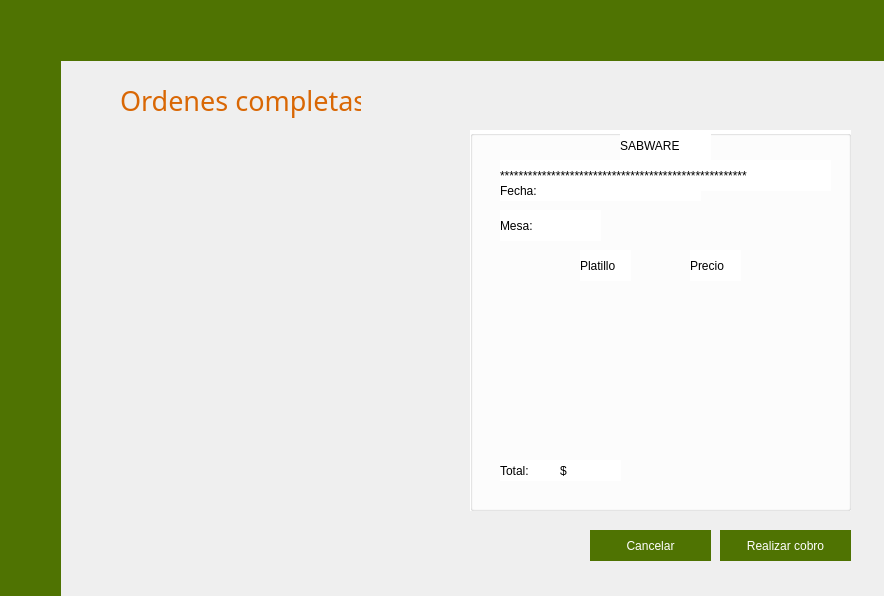
<?xml version="1.0" encoding="UTF-8"?>
<ui version="4.0">
 <class>Cajero</class>
 <widget class="QWidget" name="Cajero">
  <property name="geometry">
   <rect>
    <x>0</x>
    <y>0</y>
    <width>884</width>
    <height>596</height>
   </rect>
  </property>
  <property name="windowTitle">
   <string>Cajero</string>
  </property>
  <property name="windowIcon">
   <iconset resource="img.qrc">
    <normaloff>:/imagenes/img/Logo.png</normaloff>:/imagenes/img/Logo.png</iconset>
  </property>
  <property name="styleSheet">
   <string notr="true"/>
  </property>
  <widget class="QWidget" name="menuL" native="true">
   <property name="geometry">
    <rect>
     <x>0</x>
     <y>0</y>
     <width>61</width>
     <height>601</height>
    </rect>
   </property>
   <property name="styleSheet">
    <string notr="true">#menuL{
	background-color: #4F7302;
}</string>
   </property>
   <widget class="QPushButton" name="btnSalir">
    <property name="geometry">
     <rect>
      <x>0</x>
      <y>530</y>
      <width>61</width>
      <height>61</height>
     </rect>
    </property>
    <property name="styleSheet">
     <string notr="true">#btnSalir{
	background: none;
	border: none;
	image: url(:/imagenes/img/logOff.png);
}</string>
    </property>
    <property name="text">
     <string/>
    </property>
   </widget>
   <widget class="QPushButton" name="pushButton">
    <property name="geometry">
     <rect>
      <x>0</x>
      <y>70</y>
      <width>61</width>
      <height>61</height>
     </rect>
    </property>
    <property name="styleSheet">
     <string notr="true">background: none;
border: none;
image: url(:/imagenes/img/recibirPedidos.png);</string>
    </property>
    <property name="text">
     <string/>
    </property>
   </widget>
   <widget class="QPushButton" name="pushButton_7">
    <property name="geometry">
     <rect>
      <x>0</x>
      <y>160</y>
      <width>61</width>
      <height>61</height>
     </rect>
    </property>
    <property name="styleSheet">
     <string notr="true">background: none;
border: none;
image: url(:/imagenes/img/ordenesListas.png);</string>
    </property>
    <property name="text">
     <string/>
    </property>
   </widget>
  </widget>
  <widget class="QWidget" name="menuH" native="true">
   <property name="geometry">
    <rect>
     <x>0</x>
     <y>0</y>
     <width>891</width>
     <height>61</height>
    </rect>
   </property>
   <property name="styleSheet">
    <string notr="true">#menuH{
	background-color: #4F7302;
	border: none;
}</string>
   </property>
   <widget class="QLabel" name="relojD">
    <property name="geometry">
     <rect>
      <x>760</x>
      <y>10</y>
      <width>111</width>
      <height>41</height>
     </rect>
    </property>
    <property name="styleSheet">
     <string notr="true">font: 20pt &quot;HelvLight&quot;;
color: #F29F05;</string>
    </property>
    <property name="text">
     <string/>
    </property>
   </widget>
  </widget>
  <widget class="QStackedWidget" name="stackedWidget">
   <property name="geometry">
    <rect>
     <x>70</x>
     <y>70</y>
     <width>801</width>
     <height>521</height>
    </rect>
   </property>
   <property name="currentIndex">
    <number>2</number>
   </property>
   <widget class="QWidget" name="page">
    <widget class="QWidget" name="gridLayoutWidget">
     <property name="geometry">
      <rect>
       <x>30</x>
       <y>50</y>
       <width>311</width>
       <height>441</height>
      </rect>
     </property>
     <layout class="QGridLayout" name="gridLayout_2"/>
    </widget>
    <widget class="QWidget" name="gridLayoutWidget_2">
     <property name="geometry">
      <rect>
       <x>390</x>
       <y>40</y>
       <width>381</width>
       <height>381</height>
      </rect>
     </property>
     <layout class="QGridLayout" name="gridLayout_3">
      <item row="0" column="0">
       <widget class="QGroupBox" name="groupBox">
        <property name="title">
         <string>DETALLE DE LA ORDEN.</string>
        </property>
        <widget class="QLabel" name="label_3">
         <property name="geometry">
          <rect>
           <x>20</x>
           <y>30</y>
           <width>131</width>
           <height>31</height>
          </rect>
         </property>
         <property name="styleSheet">
          <string notr="true">font: 12pt 'HelvLight';</string>
         </property>
         <property name="text">
          <string/>
         </property>
        </widget>
        <widget class="QTableWidget" name="tableWidget">
         <property name="geometry">
          <rect>
           <x>20</x>
           <y>70</y>
           <width>341</width>
           <height>241</height>
          </rect>
         </property>
         <property name="styleSheet">
          <string notr="true">background-color: transparent;
</string>
         </property>
         <column>
          <property name="text">
           <string notr="true">Platillo</string>
          </property>
          <property name="textAlignment">
           <set>AlignCenter</set>
          </property>
         </column>
         <column>
          <property name="text">
           <string>Porcion</string>
          </property>
          <property name="textAlignment">
           <set>AlignCenter</set>
          </property>
         </column>
        </widget>
        <widget class="QLabel" name="label_4">
         <property name="geometry">
          <rect>
           <x>20</x>
           <y>330</y>
           <width>61</width>
           <height>21</height>
          </rect>
         </property>
         <property name="styleSheet">
          <string notr="true">font: 12pt 'HelvLight';</string>
         </property>
         <property name="text">
          <string>Total:</string>
         </property>
        </widget>
        <widget class="QLabel" name="label_5">
         <property name="geometry">
          <rect>
           <x>80</x>
           <y>330</y>
           <width>71</width>
           <height>21</height>
          </rect>
         </property>
         <property name="styleSheet">
          <string notr="true">font: 12pt 'HelvLight';</string>
         </property>
         <property name="text">
          <string/>
         </property>
        </widget>
       </widget>
      </item>
     </layout>
    </widget>
    <widget class="QPushButton" name="pushButton_3">
     <property name="geometry">
      <rect>
       <x>510</x>
       <y>460</y>
       <width>161</width>
       <height>31</height>
      </rect>
     </property>
     <property name="styleSheet">
      <string notr="true">QPushButton{
	border: none;
	background-color: #4F7302;
	font: 12pt &quot;HelvLight&quot;;
	color: white;
}

QPushButton:Hover{
	background-color: #D96704;
}</string>
     </property>
     <property name="text">
      <string>ORDEN LISTA</string>
     </property>
    </widget>
    <widget class="QLabel" name="label">
     <property name="geometry">
      <rect>
       <x>30</x>
       <y>0</y>
       <width>241</width>
       <height>41</height>
      </rect>
     </property>
     <property name="font">
      <font>
       <family>HelvLight</family>
       <pointsize>20</pointsize>
       <weight>50</weight>
       <italic>false</italic>
       <bold>false</bold>
      </font>
     </property>
     <property name="styleSheet">
      <string notr="true">font: 20pt &quot;HelvLight&quot;;
color: #D96704;</string>
     </property>
     <property name="text">
      <string>Ordenes en espera.</string>
     </property>
    </widget>
   </widget>
   <widget class="QWidget" name="page_3">
    <widget class="QLabel" name="label_17">
     <property name="geometry">
      <rect>
       <x>290</x>
       <y>0</y>
       <width>251</width>
       <height>41</height>
      </rect>
     </property>
     <property name="font">
      <font>
       <family>HelvLight</family>
       <pointsize>20</pointsize>
       <weight>50</weight>
       <italic>false</italic>
       <bold>false</bold>
      </font>
     </property>
     <property name="styleSheet">
      <string notr="true">font: 20pt &quot;HelvLight&quot;;
color: #D96704;</string>
     </property>
     <property name="text">
      <string>Elige forma de pago.</string>
     </property>
    </widget>
    <widget class="QLabel" name="label_18">
     <property name="geometry">
      <rect>
       <x>180</x>
       <y>70</y>
       <width>181</width>
       <height>171</height>
      </rect>
     </property>
     <property name="text">
      <string/>
     </property>
     <property name="pixmap">
      <pixmap resource="img.qrc">:/imagenes/img/tarjeta-de-credito.png</pixmap>
     </property>
     <property name="scaledContents">
      <bool>true</bool>
     </property>
    </widget>
    <widget class="QLabel" name="label_19">
     <property name="geometry">
      <rect>
       <x>470</x>
       <y>70</y>
       <width>181</width>
       <height>171</height>
      </rect>
     </property>
     <property name="text">
      <string/>
     </property>
     <property name="pixmap">
      <pixmap resource="img.qrc">:/imagenes/img/dolar.png</pixmap>
     </property>
     <property name="scaledContents">
      <bool>true</bool>
     </property>
    </widget>
    <widget class="QRadioButton" name="radioButton">
     <property name="geometry">
      <rect>
       <x>190</x>
       <y>250</y>
       <width>151</width>
       <height>41</height>
      </rect>
     </property>
     <property name="styleSheet">
      <string notr="true">font: 13pt &quot;HelvLight&quot;;
color: #D96704;</string>
     </property>
     <property name="text">
      <string>Tarjeta de credito</string>
     </property>
    </widget>
    <widget class="QRadioButton" name="radioButton_2">
     <property name="geometry">
      <rect>
       <x>520</x>
       <y>250</y>
       <width>91</width>
       <height>41</height>
      </rect>
     </property>
     <property name="styleSheet">
      <string notr="true">font: 13pt &quot;HelvLight&quot;;
color: #D96704;</string>
     </property>
     <property name="text">
      <string>Efectivo</string>
     </property>
    </widget>
    <widget class="QWidget" name="gridLayoutWidget_5">
     <property name="geometry">
      <rect>
       <x>70</x>
       <y>290</y>
       <width>681</width>
       <height>221</height>
      </rect>
     </property>
     <layout class="QGridLayout" name="gridLayout">
      <item row="0" column="0">
       <widget class="QStackedWidget" name="stackedWidget_2">
        <property name="currentIndex">
         <number>1</number>
        </property>
        <widget class="QWidget" name="page_4">
         <widget class="QGroupBox" name="groupBox_4">
          <property name="geometry">
           <rect>
            <x>360</x>
            <y>0</y>
            <width>281</width>
            <height>221</height>
           </rect>
          </property>
          <property name="title">
           <string/>
          </property>
          <widget class="QLabel" name="label_24">
           <property name="geometry">
            <rect>
             <x>20</x>
             <y>10</y>
             <width>61</width>
             <height>31</height>
            </rect>
           </property>
           <property name="text">
            <string>Monto total:</string>
           </property>
          </widget>
          <widget class="QLabel" name="label_25">
           <property name="geometry">
            <rect>
             <x>90</x>
             <y>10</y>
             <width>81</width>
             <height>31</height>
            </rect>
           </property>
           <property name="text">
            <string>$</string>
           </property>
          </widget>
          <widget class="QLabel" name="label_26">
           <property name="geometry">
            <rect>
             <x>20</x>
             <y>50</y>
             <width>91</width>
             <height>21</height>
            </rect>
           </property>
           <property name="text">
            <string>Cantidad dada:</string>
           </property>
          </widget>
          <widget class="QLabel" name="label_27">
           <property name="geometry">
            <rect>
             <x>20</x>
             <y>120</y>
             <width>71</width>
             <height>21</height>
            </rect>
           </property>
           <property name="text">
            <string>Cambio:</string>
           </property>
          </widget>
          <widget class="QLineEdit" name="lineEdit_3">
           <property name="geometry">
            <rect>
             <x>20</x>
             <y>70</y>
             <width>231</width>
             <height>31</height>
            </rect>
           </property>
          </widget>
          <widget class="QPushButton" name="pushButton_6">
           <property name="geometry">
            <rect>
             <x>90</x>
             <y>170</y>
             <width>81</width>
             <height>31</height>
            </rect>
           </property>
           <property name="text">
            <string>Aceptar</string>
           </property>
          </widget>
          <widget class="QLabel" name="label_28">
           <property name="geometry">
            <rect>
             <x>100</x>
             <y>120</y>
             <width>71</width>
             <height>21</height>
            </rect>
           </property>
           <property name="text">
            <string>$</string>
           </property>
          </widget>
         </widget>
        </widget>
        <widget class="QWidget" name="page_5">
         <widget class="QGroupBox" name="groupBox_3">
          <property name="geometry">
           <rect>
            <x>60</x>
            <y>0</y>
            <width>281</width>
            <height>221</height>
           </rect>
          </property>
          <property name="title">
           <string/>
          </property>
          <widget class="QLabel" name="label_20">
           <property name="geometry">
            <rect>
             <x>20</x>
             <y>10</y>
             <width>61</width>
             <height>31</height>
            </rect>
           </property>
           <property name="text">
            <string>Monto total:</string>
           </property>
          </widget>
          <widget class="QLabel" name="label_21">
           <property name="geometry">
            <rect>
             <x>90</x>
             <y>10</y>
             <width>81</width>
             <height>31</height>
            </rect>
           </property>
           <property name="text">
            <string>$</string>
           </property>
          </widget>
          <widget class="QLabel" name="label_22">
           <property name="geometry">
            <rect>
             <x>20</x>
             <y>50</y>
             <width>91</width>
             <height>21</height>
            </rect>
           </property>
           <property name="text">
            <string>No Tarjeta:</string>
           </property>
          </widget>
          <widget class="QLabel" name="label_23">
           <property name="geometry">
            <rect>
             <x>20</x>
             <y>110</y>
             <width>71</width>
             <height>21</height>
            </rect>
           </property>
           <property name="text">
            <string>PIN:</string>
           </property>
          </widget>
          <widget class="QLineEdit" name="lineEdit">
           <property name="geometry">
            <rect>
             <x>20</x>
             <y>70</y>
             <width>231</width>
             <height>31</height>
            </rect>
           </property>
          </widget>
          <widget class="QLineEdit" name="lineEdit_2">
           <property name="geometry">
            <rect>
             <x>20</x>
             <y>130</y>
             <width>231</width>
             <height>31</height>
            </rect>
           </property>
          </widget>
          <widget class="QPushButton" name="pushButton_2">
           <property name="geometry">
            <rect>
             <x>90</x>
             <y>170</y>
             <width>81</width>
             <height>31</height>
            </rect>
           </property>
           <property name="text">
            <string>Aceptar</string>
           </property>
          </widget>
         </widget>
        </widget>
       </widget>
      </item>
     </layout>
    </widget>
   </widget>
   <widget class="QWidget" name="page_2">
    <widget class="QWidget" name="gridLayoutWidget_3">
     <property name="geometry">
      <rect>
       <x>50</x>
       <y>60</y>
       <width>311</width>
       <height>441</height>
      </rect>
     </property>
     <layout class="QGridLayout" name="gridLayout_4"/>
    </widget>
    <widget class="QWidget" name="gridLayoutWidget_4">
     <property name="geometry">
      <rect>
       <x>400</x>
       <y>60</y>
       <width>381</width>
       <height>381</height>
      </rect>
     </property>
     <layout class="QGridLayout" name="gridLayout_5">
      <item row="0" column="0">
       <widget class="QGroupBox" name="groupBox_2">
        <property name="styleSheet">
         <string notr="true">background-color: white;</string>
        </property>
        <property name="title">
         <string/>
        </property>
        <widget class="QLabel" name="label_6">
         <property name="geometry">
          <rect>
           <x>150</x>
           <y>0</y>
           <width>91</width>
           <height>31</height>
          </rect>
         </property>
         <property name="styleSheet">
          <string notr="true">font: 12pt 'HelvLight';</string>
         </property>
         <property name="text">
          <string>SABWARE</string>
         </property>
        </widget>
        <widget class="QLabel" name="label_7">
         <property name="geometry">
          <rect>
           <x>30</x>
           <y>330</y>
           <width>61</width>
           <height>21</height>
          </rect>
         </property>
         <property name="styleSheet">
          <string notr="true">font: 12pt 'HelvLight';</string>
         </property>
         <property name="text">
          <string>Total:</string>
         </property>
        </widget>
        <widget class="QLabel" name="label_8">
         <property name="geometry">
          <rect>
           <x>80</x>
           <y>330</y>
           <width>71</width>
           <height>21</height>
          </rect>
         </property>
         <property name="styleSheet">
          <string notr="true">font: 12pt 'HelvLight';</string>
         </property>
         <property name="text">
          <string/>
         </property>
        </widget>
        <widget class="QLabel" name="label_9">
         <property name="geometry">
          <rect>
           <x>30</x>
           <y>30</y>
           <width>331</width>
           <height>31</height>
          </rect>
         </property>
         <property name="styleSheet">
          <string notr="true">font: 12pt 'HelvLight';</string>
         </property>
         <property name="text">
          <string>*****************************************************</string>
         </property>
        </widget>
        <widget class="QLabel" name="label_10">
         <property name="geometry">
          <rect>
           <x>30</x>
           <y>50</y>
           <width>61</width>
           <height>21</height>
          </rect>
         </property>
         <property name="styleSheet">
          <string notr="true">font: 12pt 'HelvLight';</string>
         </property>
         <property name="text">
          <string>Fecha:</string>
         </property>
        </widget>
        <widget class="QLabel" name="label_11">
         <property name="geometry">
          <rect>
           <x>80</x>
           <y>50</y>
           <width>151</width>
           <height>21</height>
          </rect>
         </property>
         <property name="styleSheet">
          <string notr="true">font: 12pt 'HelvLight';</string>
         </property>
         <property name="text">
          <string/>
         </property>
        </widget>
        <widget class="QLabel" name="label_12">
         <property name="geometry">
          <rect>
           <x>30</x>
           <y>80</y>
           <width>61</width>
           <height>31</height>
          </rect>
         </property>
         <property name="styleSheet">
          <string notr="true">font: 12pt 'HelvLight';</string>
         </property>
         <property name="text">
          <string>Mesa:</string>
         </property>
        </widget>
        <widget class="QLabel" name="label_13">
         <property name="geometry">
          <rect>
           <x>80</x>
           <y>80</y>
           <width>51</width>
           <height>31</height>
          </rect>
         </property>
         <property name="styleSheet">
          <string notr="true">font: 12pt 'HelvLight';</string>
         </property>
         <property name="text">
          <string/>
         </property>
        </widget>
        <widget class="QTextBrowser" name="textBrowser">
         <property name="geometry">
          <rect>
           <x>50</x>
           <y>140</y>
           <width>281</width>
           <height>171</height>
          </rect>
         </property>
         <property name="styleSheet">
          <string notr="true">background-color: transparent;</string>
         </property>
        </widget>
        <widget class="QLabel" name="label_14">
         <property name="geometry">
          <rect>
           <x>110</x>
           <y>120</y>
           <width>51</width>
           <height>31</height>
          </rect>
         </property>
         <property name="styleSheet">
          <string notr="true">font: 12pt 'HelvLight';</string>
         </property>
         <property name="text">
          <string>Platillo</string>
         </property>
        </widget>
        <widget class="QLabel" name="label_15">
         <property name="geometry">
          <rect>
           <x>220</x>
           <y>120</y>
           <width>51</width>
           <height>31</height>
          </rect>
         </property>
         <property name="styleSheet">
          <string notr="true">font: 12pt 'HelvLight';</string>
         </property>
         <property name="text">
          <string>Precio</string>
         </property>
        </widget>
        <widget class="QLabel" name="label_16">
         <property name="geometry">
          <rect>
           <x>90</x>
           <y>330</y>
           <width>61</width>
           <height>21</height>
          </rect>
         </property>
         <property name="styleSheet">
          <string notr="true">font: 12pt 'HelvLight';</string>
         </property>
         <property name="text">
          <string>$</string>
         </property>
        </widget>
       </widget>
      </item>
     </layout>
    </widget>
    <widget class="QLabel" name="label_2">
     <property name="geometry">
      <rect>
       <x>50</x>
       <y>10</y>
       <width>241</width>
       <height>41</height>
      </rect>
     </property>
     <property name="font">
      <font>
       <family>HelvLight</family>
       <pointsize>20</pointsize>
       <weight>50</weight>
       <italic>false</italic>
       <bold>false</bold>
      </font>
     </property>
     <property name="styleSheet">
      <string notr="true">font: 20pt &quot;HelvLight&quot;;
color: #D96704;</string>
     </property>
     <property name="text">
      <string>Ordenes completas.</string>
     </property>
    </widget>
    <widget class="QPushButton" name="pushButton_4">
     <property name="geometry">
      <rect>
       <x>520</x>
       <y>460</y>
       <width>121</width>
       <height>31</height>
      </rect>
     </property>
     <property name="styleSheet">
      <string notr="true">QPushButton{
	border: none;
	background-color: #4F7302;
	font: 12pt &quot;HelvLight&quot;;
	color: white;
}

QPushButton:Hover{
	background-color: #D96704;
}</string>
     </property>
     <property name="text">
      <string>Cancelar</string>
     </property>
    </widget>
    <widget class="QPushButton" name="pushButton_5">
     <property name="geometry">
      <rect>
       <x>650</x>
       <y>460</y>
       <width>131</width>
       <height>31</height>
      </rect>
     </property>
     <property name="styleSheet">
      <string notr="true">QPushButton{
	border: none;
	background-color: #4F7302;
	font: 12pt &quot;HelvLight&quot;;
	color: white;
}

QPushButton:Hover{
	background-color: #D96704;
}</string>
     </property>
     <property name="text">
      <string>Realizar cobro</string>
     </property>
    </widget>
   </widget>
  </widget>
 </widget>
 <resources>
  <include location="img.qrc"/>
 </resources>
 <connections/>
</ui>
